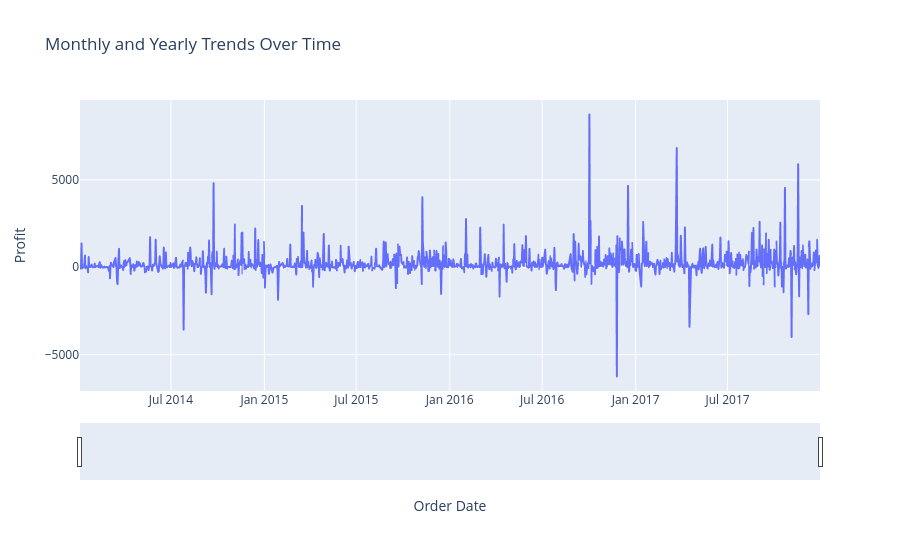

The code cell stored with this chart in its notebook:
### Markdown cell above
### **Region-wise Profitability Analysis**

#### **1. Key Findings**
* **Most Profitable Region:** The **West** region shows the highest average profit, sitting at approximately **34**.
* **Least Profitable Region:** The **Central** region has the lowest average profit by a significant margin, yielding around **17**.
* **Moderate Profitability:** The **East** (~32) and **South** (~29) regions perform moderately well, with the East closely trailing the West.

---



#### **Strategic Takeaway**
> While the **West** is strongest and most stable market, the **Central** region requires immediate attention or optimization due to both its low average returns and high unpredictability.

### Code cell
# now will plot Monthly and yearly trends using plotly
df_line = df.groupby('Order Date')[['Sales', 'Profit']].sum().reset_index()
fig = px.line(df_line, x='Order Date', y='Profit', title='Monthly and Yearly Trends Over Time')
fig.update_xaxes(rangeslider_visible=True) # Adds a timeline slider at the bottom
fig.show()

### Figure 1 — Plotly figure (JSON) as saved in the notebook; plotly's stock layout.template omitted (floating-point values rounded to 4 significant figures; data arrays with more than 128 entries replaced by an {"elided": "..."} marker saying what was removed)
{"data": [{"hovertemplate": "Order Date=%{x}<br>Profit=%{y}<extra></extra>", "legendgroup": "", "line": {"color": "#636efa", "dash": "solid"}, "marker": {"symbol": "circle"}, "mode": "lines", "name": "", "showlegend": false, "type": "scattergl", "x": {"elided": "1237 str values"}, "xaxis": "x", "y": {"elided": "1237 float values"}, "yaxis": "y"}], "layout": {"legend": {"tracegroupgap": 0}, "title": {"text": "Monthly and Yearly Trends Over Time"}, "xaxis": {"anchor": "y", "domain": [0, 1], "rangeslider": {"visible": true}, "title": {"text": "Order Date"}}, "yaxis": {"anchor": "x", "domain": [0, 1], "title": {"text": "Profit"}}}}
